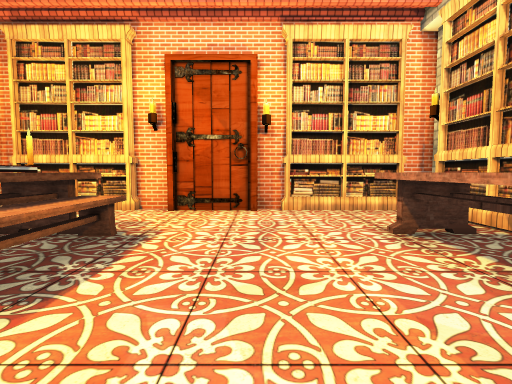
[1] (above)

12 first-person views from a walk through a scene from a Unity 3-D project. The camera is 1.3 m above the floor, tilts 4° down and sees 85° across. The floor is counted in squares, 1 m on a side. Each view is taken from the middle of a square. On the plan, view 1 faces up. The plan holds only what a view shows up to about 13 squares ahead; the rest is blank. The player is left out. Some surface patterns are stand-ins.

[2]
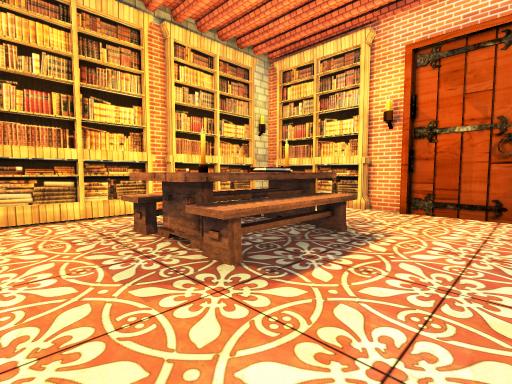

[3]
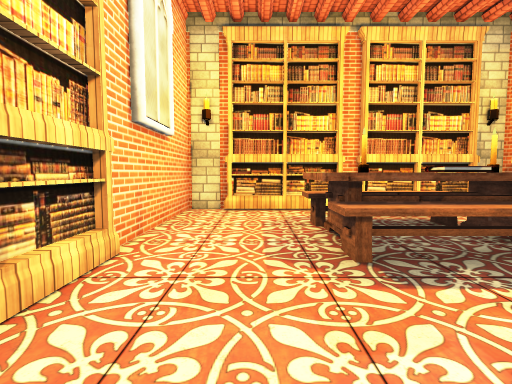

[4]
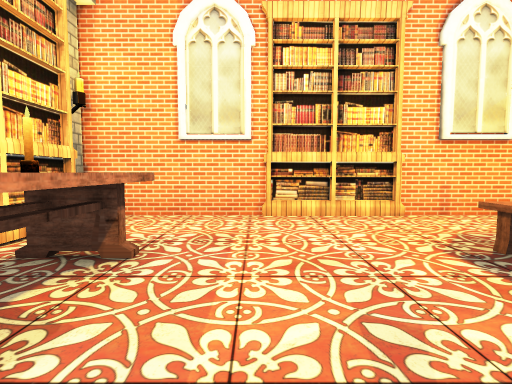

[5]
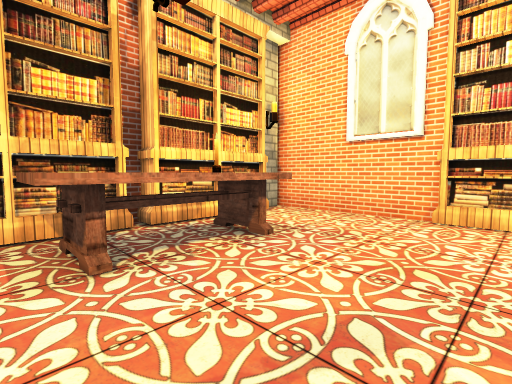

[6]
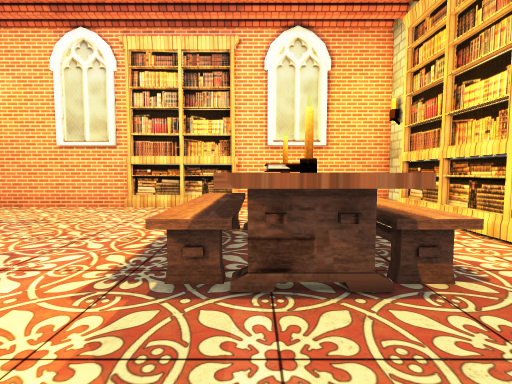

[7]
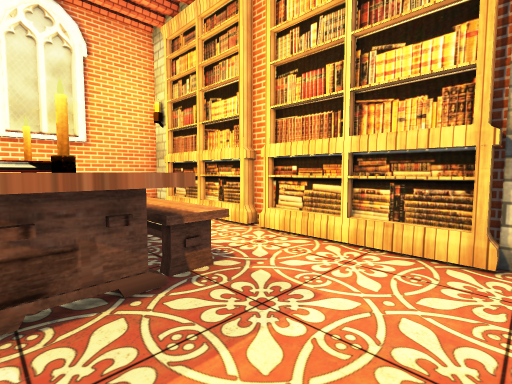

[8]
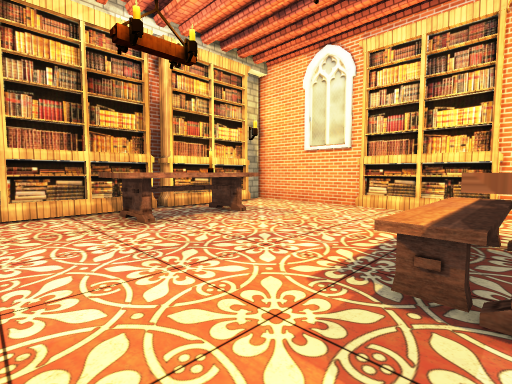

[9]
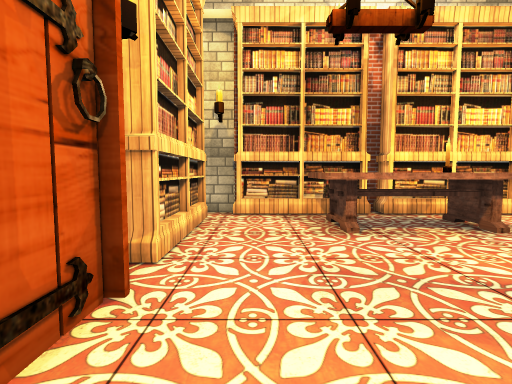

[10]
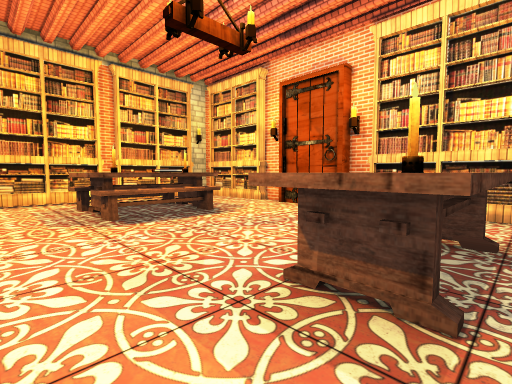

[11]
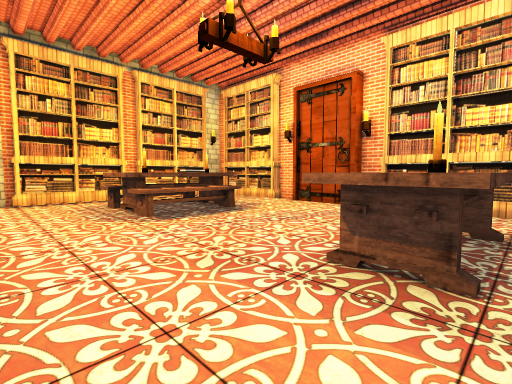

[12]
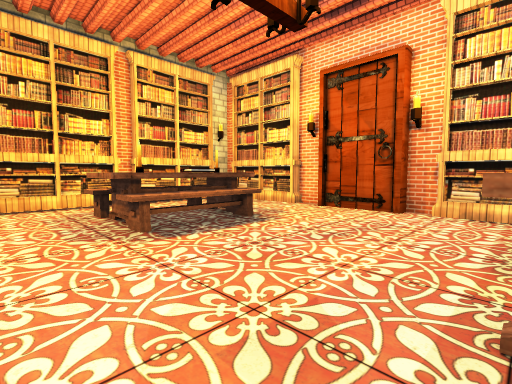

### Floor plan
Points are (right, up) in squares from view 1. A wall is a line through its corners. A room is listed if a view was taken in it or the views show most of it. See-through windows are left out.
Room 1 (views 1, 2, 3, 4, 5, 6, 7, 8, 9, 10, 11, 12)
walls: (-3.1, 9.9) (-4.2, 9.9); (1.4, -1.4) (6.1, -1.4) (6.1, -0.6); (1.1, 9.9) (0.1, 9.9) (0.1, 9.5) (-2.9, 9.5); (-8.9, 4.5) (-8.9, 4); (-8.9, 0.1) (-8.9, -1.4) (-3.4, -1.4); (-8.9, 10) (-8.9, 8.5); (6.1, 8.6) (6.1, 9.9) (5.1, 9.9)
objects: bookshelf (-9, 1) to (-9, 3); bookshelf (-9, 5) to (-9, 8); bookshelf (-8, 10) to (-5, 10); chair (-6, 2) to (-6, 6); other object (-5, 2); candle (-5, 3); other object (-5, 4); books (-5, 5) to (-4, 5); candle (-5, 6); chair (-4, 2) to (-3, 6); bookshelf (-3, -2) to (1, -1); bookshelf (2, 10) to (4, 10); other object (3, 2) to (5, 6); candle (4, 3); bookshelf (6, 1) to (6, 3); bookshelf (6, 5) to (6, 8)

Positions as (right, up) in squares from view 1, and headings:
1: (0, 0), facing up
2: (0, 0), facing up-left
3: (1, 1), facing left
4: (1, 7), facing down
5: (-1, 7), facing down-right
6: (-4, 9), facing down
7: (-4, 9), facing down-left
8: (-4, 9), facing down-right
9: (-3, 8), facing right
10: (5, 0), facing up-left
11: (5, -1), facing up-left
12: (3, 0), facing up-left
